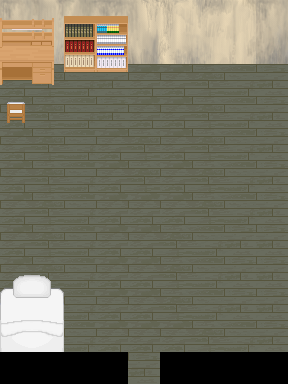

Tiled map render using the project's own tile images. Description and the whole map definition, tile-layer contents included, below:
An orthogonal 9x12 tile map with 32x32 px tiles, 3 tile layers (layer1, layer2, layer3), 2 tilesets.

<map version="1.9" tiledversion="1.9.2" orientation="orthogonal" renderorder="right-down" width="9" height="12" tilewidth="32" tileheight="32" infinite="0" nextlayerid="4" nextobjectid="1">
 <tileset firstgid="1" source="res/room-01-udw.tsx" />
 <tileset firstgid="1113" name="add_more" tilewidth="32" tileheight="32" tilecount="512" columns="16">
  <image source="../Graphics/Tilesets/add_more.png" width="512" height="1024" />
 </tileset>
 <layer id="1" name="layer1" width="9" height="12" locked="1">
  <data encoding="csv">
1033,1034,1035,1036,1037,1038,1039,1040,1033,
1041,1042,1043,1044,1045,1046,1047,1048,1041,
1,2,3,4,1,1,2,3,4,
1,2,3,4,1,1,2,3,4,
1,2,3,1,2,1,2,3,4,
1,2,3,1,2,1,2,3,4,
1,2,3,1,1,1,2,3,4,
1,2,3,1,1,2,3,4,4,
1,2,3,1,1,2,3,4,4,
1,2,3,1,1,2,3,4,4,
1,2,3,1,1,1,2,3,4,
0,0,0,0,4,0,0,0,0
</data>
 </layer>
 <layer id="2" name="layer2" width="9" height="12" locked="1">
  <data encoding="csv">
89,90,91,92,0,0,0,0,0,
97,98,99,100,0,0,0,0,0,
105,106,107,108,0,0,0,0,0,
124,0,0,0,0,0,0,0,0,
0,0,0,0,0,0,0,0,0,
0,0,0,0,0,0,0,0,0,
0,0,0,0,0,0,0,0,0,
0,0,0,0,0,0,0,0,0,
75,76,0,0,0,0,0,0,0,
83,84,0,0,0,0,0,0,0,
77,78,0,0,0,0,0,0,0,
0,0,0,0,0,0,0,0,0
</data>
 </layer>
 <layer id="3" name="layer3" width="9" height="12" locked="1">
  <data encoding="csv">
0,0,0,0,0,0,0,0,0,
0,0,0,0,0,0,0,0,0,
0,0,0,0,0,0,0,0,0,
116,0,0,0,0,0,0,0,0,
0,0,0,0,0,0,0,0,0,
0,0,0,0,0,0,0,0,0,
0,0,0,0,0,0,0,0,0,
0,0,0,0,0,0,0,0,0,
0,0,0,0,0,0,0,0,0,
0,0,0,0,0,0,0,0,0,
87,88,0,0,0,0,0,0,0,
0,0,0,0,0,0,0,0,0
</data>
 </layer>
</map>
